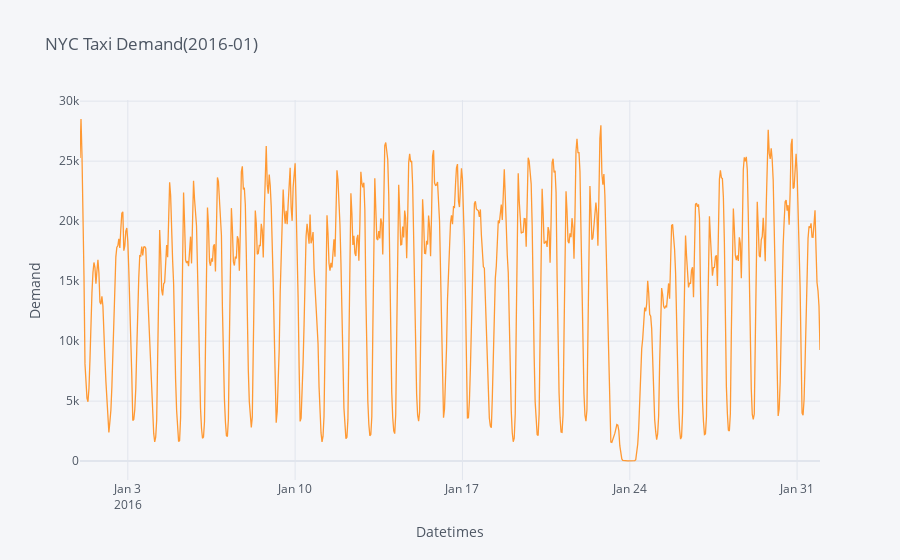

Notebook code for this chart:
### Code cell
df.iplot(kind='scatter', xTitle = 'Datetimes',yTitle='Demand',title='NYC Taxi Demand(2016-01)')

# 1월 24일에 유독 낮음 
# 블리자드 눈보라의 영향 (https://en.wikipedia.org/wiki/January_2016_United_States_blizzard)

### Figure 1 — Plotly figure (JSON) as saved in the notebook; plotly's stock layout.template omitted (floating-point values rounded to 4 significant figures; data arrays with more than 128 entries replaced by an {"elided": "..."} marker saying what was removed)
{"data": [{"line": {"color": "rgba(255, 153, 51, 1.0)", "dash": "solid", "shape": "linear", "width": 1.3}, "mode": "lines", "name": "cnt", "text": "", "type": "scatter", "x": {"elided": "744 str values"}, "y": {"elided": "744 int values"}}], "layout": {"legend": {"bgcolor": "#F5F6F9", "font": {"color": "#4D5663"}}, "paper_bgcolor": "#F5F6F9", "plot_bgcolor": "#F5F6F9", "title": {"font": {"color": "#4D5663"}, "text": "NYC Taxi Demand(2016-01)"}, "xaxis": {"gridcolor": "#E1E5ED", "showgrid": true, "tickfont": {"color": "#4D5663"}, "title": {"font": {"color": "#4D5663"}, "text": "Datetimes"}, "zerolinecolor": "#E1E5ED"}, "yaxis": {"gridcolor": "#E1E5ED", "showgrid": true, "tickfont": {"color": "#4D5663"}, "title": {"font": {"color": "#4D5663"}, "text": "Demand"}, "zerolinecolor": "#E1E5ED"}}}
